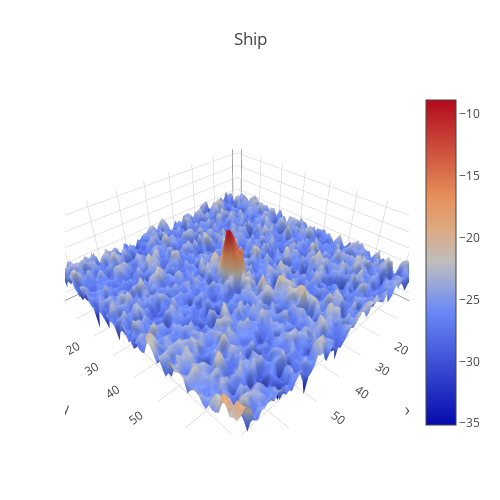

Source (notebook cell):
### Code cell
plotmy3d(X_band_2[14,:,:], 'Ship')

### Figure 1 — Plotly figure (JSON) as saved in the notebook; plotly's stock layout.template omitted (floating-point values rounded to 4 significant figures; data arrays with more than 128 entries replaced by an {"elided": "..."} marker saying what was removed)
{"data": [{"type": "surface", "z": {"elided": "75x75 float values"}}], "layout": {"autosize": false, "height": 500, "margin": {"b": 65, "l": 65, "r": 50, "t": 90}, "title": "Ship", "width": 500}}
